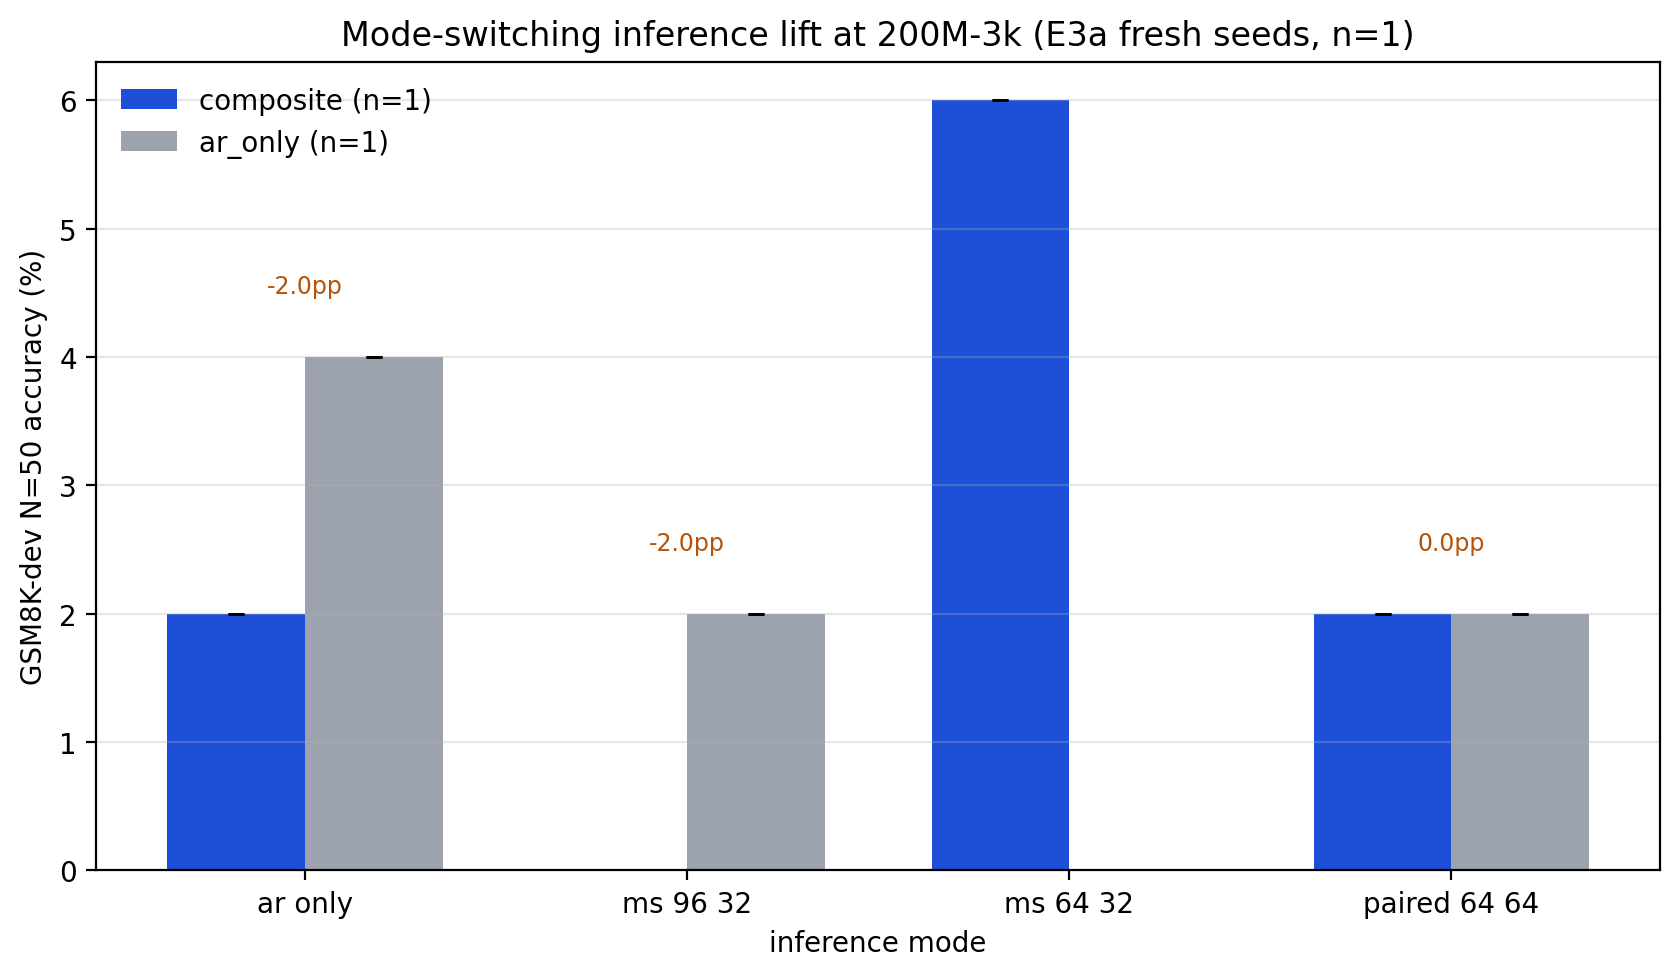

Reproduce this figure in Python.
"""Figure — mode-switching inference lift at n=8.

Per-seed accuracy across 4 inference modes for composite vs ar_only at
200M-3k. After E3a lands we'll have n=8 seeds (70..74 fresh + 50/52/53
prior).

For now, plot what's in e5/results/e3a_probe5_n8/summary.json plus the
prior n=3 cells if we can backfill them.

Outputs:
  paper_C/figures/fig_mode_switch.{png,pdf}
"""

from __future__ import annotations

import json
import sys
from pathlib import Path

import matplotlib.pyplot as plt
import numpy as np


HERE = Path(__file__).resolve().parent
OUT_DIR = HERE
E5_RESULTS = Path("/Users/eren/Documents/ai/sfumato/e5/results")


# Prior Phase D anchors (from T0_PROBES_FINAL.md). Composite seeds 50/52/53.
PRIOR_COMPOSITE_64_32 = [0.0, 0.16, 0.12]    # 0/50, 8/50, 6/50  →  0%, 16%, 12%
PRIOR_ARONLY_64_32 = [0.04, 0.06, 0.0]       # 2%, 3%, 0% — approximations from the Phase-D summary
MODES = ["ar_only", "mode_switch_96_32", "mode_switch_64_32", "paired_64_64"]


def load_e3a():
    """Return list of per-seed rows with composite + ar_only accuracies per mode."""
    p = E5_RESULTS / "e3a_probe5_n8" / "summary.json"
    if not p.exists():
        return []
    return json.loads(p.read_text())


def draw():
    e3a = load_e3a()
    print(f"E3a seeds present: {len(e3a)}")

    # Per-mode aggregation across all seeds (E3a only for now; prior overnight
    # seeds 50/52/53 had different config, so we plot them as a separate group)
    comp_by_mode = {m: [] for m in MODES}
    ar_by_mode = {m: [] for m in MODES}
    for row in e3a:
        for m in MODES:
            if "composite" in row and m in row["composite"] and "accuracy" in row["composite"][m]:
                comp_by_mode[m].append(row["composite"][m]["accuracy"] * 100)
            if "ar_only" in row and m in row["ar_only"] and "accuracy" in row["ar_only"][m]:
                ar_by_mode[m].append(row["ar_only"][m]["accuracy"] * 100)

    fig, ax = plt.subplots(figsize=(8.5, 5.0))

    x = np.arange(len(MODES))
    w = 0.36

    comp_means = [np.mean(comp_by_mode[m]) if comp_by_mode[m] else 0.0 for m in MODES]
    ar_means   = [np.mean(ar_by_mode[m]) if ar_by_mode[m] else 0.0 for m in MODES]
    comp_sems  = [np.std(comp_by_mode[m]) / np.sqrt(len(comp_by_mode[m])) if comp_by_mode[m] else 0.0 for m in MODES]
    ar_sems    = [np.std(ar_by_mode[m]) / np.sqrt(len(ar_by_mode[m])) if ar_by_mode[m] else 0.0 for m in MODES]

    ax.bar(x - w/2, comp_means, w, yerr=comp_sems, color="#1d4ed8",
           label=f"composite (n={len(e3a)})", capsize=3)
    ax.bar(x + w/2, ar_means, w, yerr=ar_sems, color="#9ca3af",
           label=f"ar_only (n={len(e3a)})", capsize=3)

    # Annotate per-mode delta
    for xi, c, a in zip(x, comp_means, ar_means):
        d = c - a
        col = "#065f46" if d > 0 else "#b45309"
        sign = "+" if d > 0 else ""
        ax.annotate(f"{sign}{d:.1f}pp", xy=(xi, max(c, a) + 0.5),
                    ha="center", fontsize=8.5, color=col)

    ax.set_xticks(x)
    ax.set_xticklabels([m.replace("_", " ").replace("mode switch", "ms") for m in MODES])
    ax.set_xlabel("inference mode")
    ax.set_ylabel("GSM8K-dev N=50 accuracy (%)")
    ax.set_title(f"Mode-switching inference lift at 200M-3k (E3a fresh seeds, n={len(e3a)})")
    ax.legend(loc="upper left", frameon=False)
    ax.grid(True, alpha=0.3, axis="y")

    fig.tight_layout()
    out_png = OUT_DIR / "fig_mode_switch.png"
    out_pdf = OUT_DIR / "fig_mode_switch.pdf"
    fig.savefig(out_png, dpi=200, bbox_inches="tight")
    fig.savefig(out_pdf, bbox_inches="tight")
    print(f"wrote {out_png}")
    print(f"wrote {out_pdf}")


if __name__ == "__main__":
    draw()
